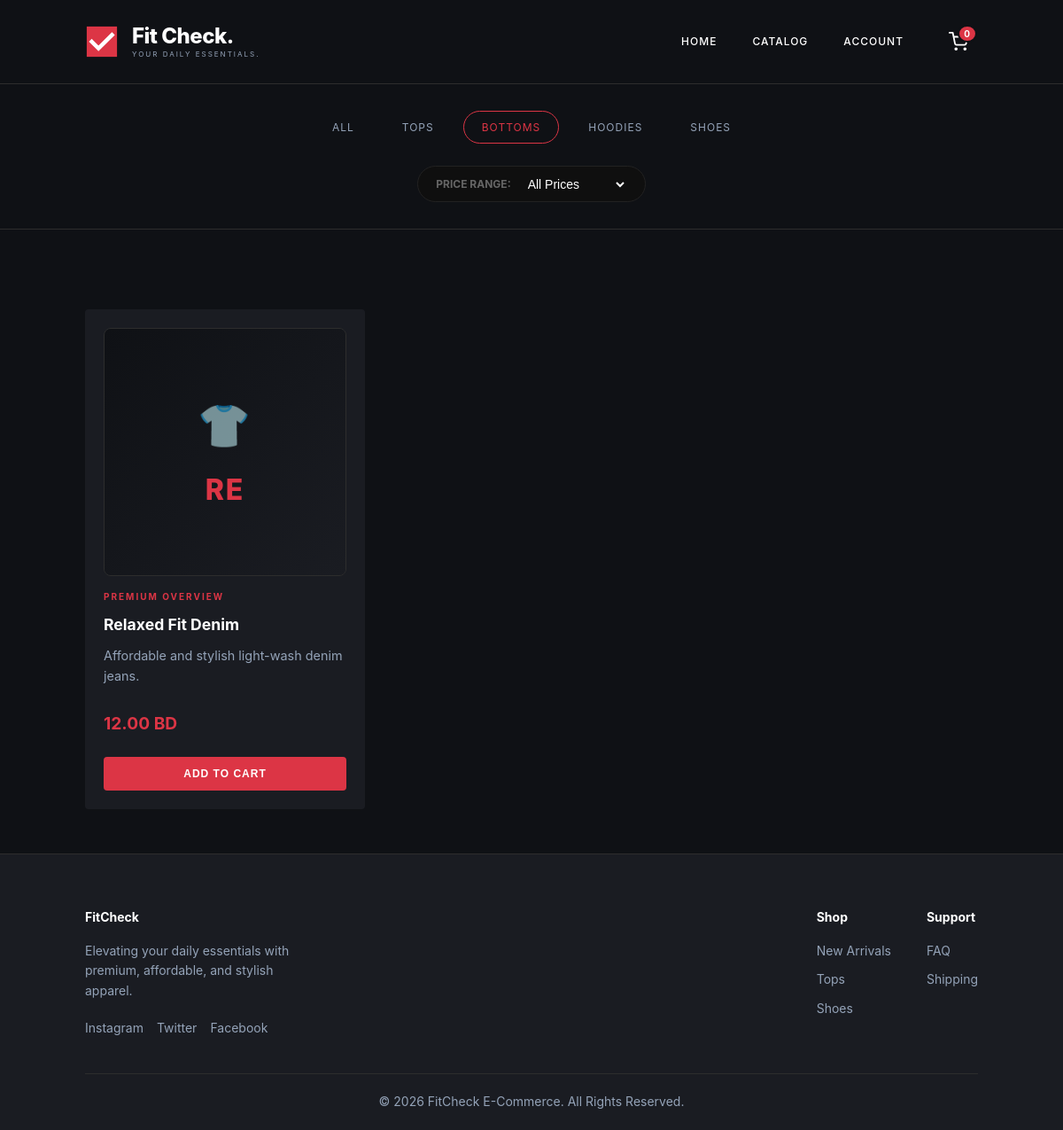
The page /catalog.php?category=Bottoms on the database its author committed.
### tables this page shows
CREATE TABLE IF NOT EXISTS products (
    id INT AUTO_INCREMENT PRIMARY KEY,
    name VARCHAR(100) NOT NULL,
    description TEXT,
    price DECIMAL(10, 2) NOT NULL,
    image_url VARCHAR(255) NOT NULL,
    category VARCHAR(50) NOT NULL
);

### catalog.php (the view, shortened to what this page needs)
<?php
require_once('db_config.php');
include('header.php');
$selected_category = $_GET['category'] ?? 'All';
$price_filter = $_GET['price_filter'] ?? 'All';
?>
<div class="filter-menu-bar" style="display: flex; flex-direction: column; align-items: center; gap: 25px; margin-bottom: 40px;">
    <div style="display: flex; gap: 12px; flex-wrap: wrap; justify-content: center;">
        <?php $categories = ['All', 'Tops', 'Bottoms', 'Hoodies', 'Shoes']; ?>
        <?php foreach ($categories as $cat): ?>
            <a href="catalog.php?category=<?php echo $cat; ?>&price_filter=<?php echo urlencode($price_filter); ?>"
               class="category-capsule <?php echo $selected_category == $cat ? 'active' : ''; ?>">
               <?php echo $cat; ?>
            </a>
        <?php endforeach; ?>
    </div>
    <form action="catalog.php" method="GET" style="display: flex; gap: 15px; align-items: center; background: #0f0f0f; padding: 10px 20px; border: 1px solid #222; border-radius: 50px;">
        <label style="color: #666; font-size: 12px; font-weight: bold; text-transform: uppercase;">Price Range:</label>
        <select name="price_filter" onchange="this.form.submit()" style="background: transparent; color: #fff; border: none; outline: none; cursor: pointer; font-size: 14px;">
            <option value="All" style="background: #111; color: #fff;" <?php if($price_filter == 'All') echo 'selected'; ?>>All Prices</option>
        </select>
    </form>
</div>
<div class="modern-storefront-grid">
    <?php
    $sql = "SELECT * FROM products WHERE 1=1";
    if ($selected_category !== 'All') {
        $sql .= " AND category = '" . $conn->real_escape_string($selected_category) . "'";
    }
    $result = $conn->query($sql);
    if ($result->num_rows > 0) {
        while($item = $result->fetch_assoc()) {
            ?>
            <div class="premium-item-card">
                <div class="product-image-container">
                    <?php
                    $image_path = !empty($item['image_url']) ? $item['image_url'] : '';
                    if (!empty($image_path) && file_exists($image_path)): ?>
                        <img src="<?php echo htmlspecialchars($image_path); ?>" class="product-image" loading="lazy">
                    <?php else: ?>
                        <div class="image-placeholder">
                            <span class="placeholder-icon">👕</span>
                            <span class="placeholder-code"><?php echo strtoupper(substr($item['name'], 0, 2)); ?></span>
                        </div>
                    <?php endif; ?>
                </div>
                <div class="product-info">
                    <div class="app-canvas-container">PREMIUM OVERVIEW</div>
                    <h3><?php echo htmlspecialchars($item['name']); ?></h3>
                    <p><?php echo htmlspecialchars($item['description']); ?></p>
                    <div class="product-price"><?php echo number_format($item['price'], 2); ?> BD</div>
                </div>
                <form action="cart_action.php" method="POST">
                    <button type="submit" class="premium-purchase-btn">Add to Cart</button>
                </form>
            </div>
            <?php
        }
    } else {
        echo "<p style='text-align: center; width: 100%; color: #94a3b8; padding: 40px 0;'>No items match your filters.</p>";
    }
    ?>
</div>
<?php include('footer.php'); ?>

### styles.css (style rules this page uses)
* { box-sizing: border-box; margin: 0; padding: 0; }
body { font-family: 'Inter', -apple-system, BlinkMacSystemFont, "Segoe UI", Roboto, sans-serif; background-color: #0f1115; color: #ffffff; line-height: 1.6; min-height: 100vh; display: flex; flex-direction: column; }
.filter-menu-bar { display: flex; gap: 20px; padding: 30px 8%; justify-content: center; border-bottom: 1px solid #2d2d2d; flex-wrap: wrap; background: #0f1115; }
.category-capsule { color: #94a3b8; text-decoration: none; text-transform: uppercase; font-size: 12px; letter-spacing: 1px; padding: 8px 20px; border: 1px solid transparent; transition: all 0.3s ease; border-radius: 20px; }
.category-capsule.active { color: #dc3545; border-color: #dc3545; }
.modern-storefront-grid { display: grid; grid-template-columns: repeat(auto-fill, minmax(300px, 1fr)); gap: 30px; padding: 50px 8%; max-width: 1400px; margin: 0 auto; width: 100%; }
.premium-item-card { background: #1a1c22; padding: 20px; border-radius: 4px; display: flex; flex-direction: column; justify-content: space-between; transition: all 0.3s ease; border: 1px solid transparent; }
.app-canvas-container { font-size: 10px; letter-spacing: 2px; color: #dc3545; margin-bottom: 10px; font-weight: 700; text-transform: uppercase; }
.premium-item-card h3 { font-size: 1.1rem; margin-bottom: 8px; }
.premium-item-card p { color: #94a3b8; font-size: 0.9rem; margin-bottom: 15px; }
.product-price { font-weight: bold; color: #dc3545; margin: 15px 0; font-size: 1.2rem; }
.premium-purchase-btn { width: 100%; padding: 12px; background: #dc3545; color: white; border: none; cursor: pointer; font-weight: 600; margin-top: 15px; border-radius: 4px; text-transform: uppercase; font-size: 12px; letter-spacing: 1px; transition: all 0.3s ease; }
.image-placeholder { font-size: 18px; font-weight: 700; color: #dc3545; text-transform: uppercase; }
* { scrollbar-width: thin; scrollbar-color: #dc3545 #0f1115; }
.product-image-container { width: 100%; height: 280px; background: #0f1115; border-radius: 8px; overflow: hidden; margin-bottom: 15px; display: flex; align-items: center; justify-content: center; border: 1px solid #2d2d2d; position: relative; }
.image-placeholder { font-size: 52px; font-weight: 700; color: #dc3545; text-transform: uppercase; background: linear-gradient(135deg, #0f1115 0%, #1a1c22 100%); width: 100%; height: 100%; display: flex; flex-direction: column; align-items: center; justify-content: center; letter-spacing: 2px; gap: 8px; }
.image-placeholder .placeholder-icon { font-size: 48px; opacity: 0.6; }
.image-placeholder .placeholder-code { font-size: 32px; font-weight: 800; color: #dc3545; }
.product-info { flex: 1; display: flex; flex-direction: column; }
.product-price { font-weight: bold; color: #dc3545; margin: 12px 0 8px 0; font-size: 1.2rem; }

### rows shown on the page
products: name "RE", name "Relaxed Fit Denim", description "Affordable and stylish light-wash denim jeans.", price "12.00"

### other values the page prints
$cat "ALL"
$cat "TOPS"
$cat "BOTTOMS"
$cat "HOODIES"
$cat "SHOES"
